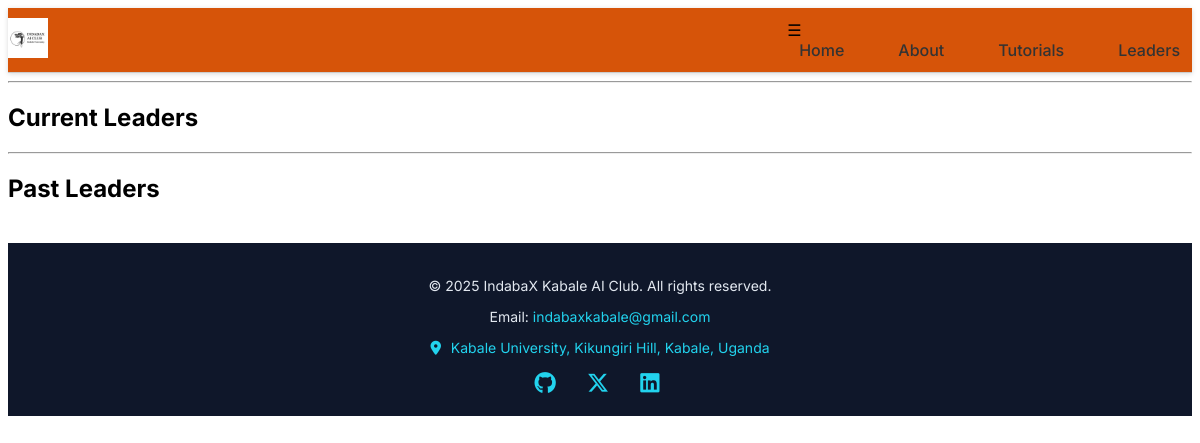
The page /communities/indabax/leaders/ on the database as committed earlier.
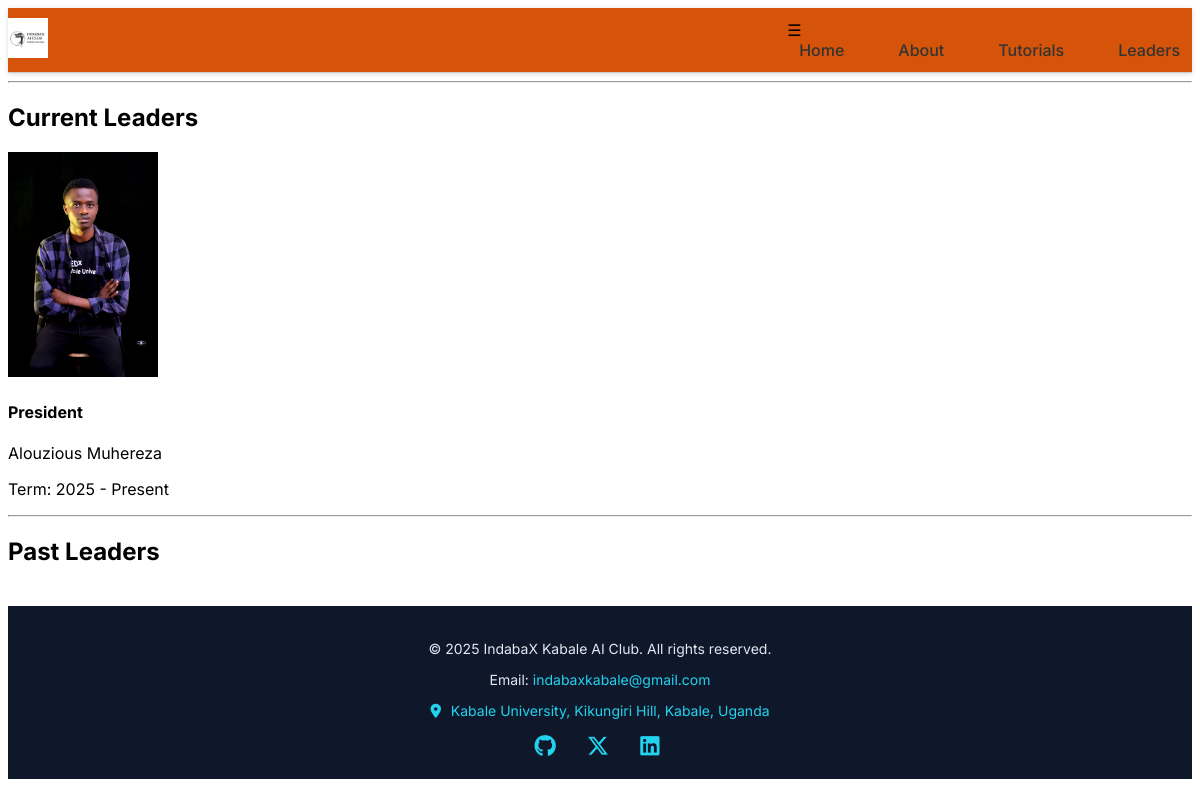
The same page on the database as committed later.
### indabax_app/models.py (models this page shows, shortened)
class Leader(models.Model):
    POSITION_CHOICES = [
        ('President', 'President'),
        ('Vice President', 'Vice President'),
        ('Technical Lead', 'Technical Lead'),
        ('Treasurer', 'Treasurer'),
        ('Secretary', 'Secretary'),
        ('Graphics Designer Lead', 'Graphics Designer Lead'),
        ('Social Media Manager', 'Social Media Manager'),
        ('Event Manger', 'Event Manager'),
        ('Mobilizer', 'Mobilizer'),
        ('Year One Representative', 'Year One Representative'),
        ('Year Two Representative', 'Year Two Representative'),
        ('Presidential Advisor', 'Presidential Advisor'),
    ]
    name = models.CharField(max_length=100)
    position = models.CharField(max_length=50, choices=POSITION_CHOICES)
    photo = models.ImageField(upload_to='leaders/')
    term_start = models.DateField()
    term_end = models.DateField(null=True, blank=True)

### indabax_app/views.py (the view)
# urls.py: path('leaders/', LeadersPageView.as_view(), name='leaders'),
class LeadersPageView(TemplateView):
    template_name = "indabax_app/leaders.html"
    def get_context_data(self, **kwargs):
        context = super().get_context_data(**kwargs)
        today = date.today()
        context['current_leaders'] = Leader.objects.filter(term_end__isnull=True) | Leader.objects.filter(term_end__gte=today)
        context['past_leaders'] = Leader.objects.filter(term_end__lt=today)
        return context

### kuai_club/context_processors.py (called while the page is built)
def site_settings(request):
    settings = cache.get('site_settings')
    if not settings:
        settings = SiteSettings.objects.first()
        cache.set('site_settings', settings, 300)
    return {'site_settings': settings}

def about_pages_processor(request):
    about_pages = cache.get('about_pages')
    about_page = cache.get('about_page')
    if not about_pages:
        about_pages = Aboutus.objects.all()
        cache.set('about_pages', about_pages, 300)
    if not about_page:
        about_page = Aboutus.objects.first()
        cache.set('about_page', about_page, 300)
    return {
        'about_pages': about_pages,
        'about_page': about_page,
    }

def leader_processor(request):
    leaders_student = Leader.objects.filter(category='student').order_by('position')
    leaders_executive = Leader.objects.filter(category='executive').order_by('position')
    leaders_faculty = Leader.objects.filter(category='faculty').order_by('position')
    return {
        'leaders_student': leaders_student,
        'leaders_executive': leaders_executive,
        'leaders_faculty': leaders_faculty
    }

def news_processor(request):
    news = cache.get('news_items')
    if not news:
        news = News.objects.filter(is_published=True).order_by('-publish_date')
        cache.set('news_items', news, 300)  # Cache for 300 seconds = 5 minutes
    return {'news': news}

def events_processor(request):
    events = cache.get('events_list')
    if not events:
        events = Event.objects.filter(is_published=True).order_by('event_start')
        cache.set('events_list', events, 300)
    return {'events': events}

def research_processor(request):
    research = cache.get('research_links')
    if not research:
        research = Research.objects.all().order_by('title')
        cache.set('research_links', research, 300)
    return {'research': research}

def resource_processor(request):
    resources = cache.get('navbar_resources')
    if not resources:
        resources = Resource.objects.filter(is_active=True).order_by('title')
        cache.set('navbar_resources', resources, 300)
    return {'resources': resources}  # still using 'services' in template

def community_processor(request):
    community = cache.get('community_links')
    if not community:
        community = CommunityOutreach.objects.all().order_by('title')
        cache.set('community_links', community, 300)
    return {'community': community}

### indabax_app/templates/indabax_app/leaders.html (shortened to what this page needs)
{% extends "indabax_app/base.html" %}
{% block content %}
<h2>Current Leaders</h2>
<div class="leaders">
  {% for leader in current_leaders %}
    <div class="leader-card">
      <img src="{{ leader.photo.url }}" alt="{{ leader.name }}" width="150">
      <h4>{{ leader.position }}</h4>
      <p>{{ leader.name }}</p>
      <p>Term: {{ leader.term_start|date:"Y" }} - Present</p>
    </div>
  {% endfor %}
</div>
<hr>
<h2>Past Leaders</h2>
{% endblock %}

### indabax_app/templates/indabax_app/base.html (shortened to what this page needs)
{% load static %}
<!DOCTYPE html>
<html lang="en">
<head>
  <link rel="stylesheet" href="https://cdnjs.cloudflare.com/ajax/libs/font-awesome/6.5.0/css/all.min.css">
  <link rel="stylesheet" href="{% static 'core/css/slider.css' %}">
</head>
<body>
<header class="navbar">
  <div class="nav-container">
    <div class="logo">
      <a href="{% url 'indabax_app:home' %}">
        <img src="{% static 'core/images/logo.png' %}" alt="IndabaX Logo">
      </a>
    </div>
    <nav class="nav">
      <div class="hamburger" onclick="toggleMenu()">☰</div>
      <ul class="nav-links" id="navLinks">
        <li><a href="{% url 'indabax_app:home' %}" class="{% if request.path == '/' %}active{% endif %}">Home</a></li>
        <li><a href="{% url 'indabax_app:about' %}" class="{% if request.path == '/about/' %}active{% endif %}">About</a></li>
        <li><a href="{% url 'indabax_app:tutorials' %}" class="{% if request.path == '/tutorials/' %}active{% endif %}">Tutorials</a></li>
        <li><a href="{% url 'indabax_app:leaders' %}" class="{% if request.path == '/leaders/' %}active{% endif %}">Leaders</a></li>
      </ul>
    </nav>
  </div>
</header>
<hr>
{% block content %}{% endblock %}
<footer class="footer">
  <div class="footer-content">
    <p>&copy; {% now "Y" %} IndabaX Kabale AI Club. All rights reserved.</p>
    <p>Email:
      <a href="mailto:indabaxkabale@gmail.com">indabaxkabale@gmail.com</a>
    </p>
    <p>
      <i class="fa-solid fa-location-dot"></i>
      <a href="https://maps.app.goo.gl/oYS4H6jdTXxcNnY26" target="_blank">
        Kabale University, Kikungiri Hill, Kabale, Uganda
      </a>
    </p>
    <div class="social-links">
      <a href="https://github.com/indabaXug" target="_blank" aria-label="GitHub">
        <i class="fa-brands fa-github"></i>
      </a>
      <a href="https://twitter.com/indabaX_ug" target="_blank" aria-label="Twitter">
        <i class="fa-brands fa-x-twitter"></i>
      </a>
      <a href="https://linkedin.com" target="_blank" aria-label="LinkedIn">
        <i class="fa-brands fa-linkedin"></i>
      </a>
    </div>
  </div>
</footer>
</body>
</html>

### indabax_app/static/core/css/slider.css (style rules this page uses)
body { font-family: 'Inter', sans-serif; }
.navbar { background-color: #d65409; padding: 10px 0; border-bottom: 1px solid #ccc; position: sticky; top: 0; z-index: 999; box-shadow: 0 1px 5px rgba(0, 0, 0, 0.15); }
.nav-links { display: flex; justify-content: center; list-style-type: none; margin: 0; padding: 0; gap: 30px; }
.nav-links li { display: inline-block; }
.nav-links a { text-decoration: none; font-weight: 500; font-size: 16px; color: #333; padding: 6px 12px; border-radius: 5px; transition: all 0.3s ease; }
.nav-container { display: flex; justify-content: space-between; align-items: center; flex-wrap: wrap; }
.logo img { height: 40px; max-width: 120px; object-fit: contain; }
.footer { background-color: #0f172a; color: #e2e8f0; text-align: center; padding: 20px; margin-top: 40px; }
.footer-content a { color: #22d3ee; text-decoration: none; }
.social-links { margin-top: 10px; }
.social-links a { color: #22d3ee; margin: 0 8px; text-decoration: none; font-weight: bold; }
.social-links a { color: #22d3ee; margin: 0 12px; font-size: 24px; transition: color 0.3s ease; }
.footer { background-color: #0f172a; color: #e2e8f0; text-align: center; padding: 20px; margin-top: 40px; font-size: 14px; }
.footer-content i { margin-right: 6px; color: #22d3ee; }
.social-links a { color: #22d3ee; margin: 0 10px; font-size: 22px; transition: color 0.3s ease; }

Rows that differ between the two databases and show on the page:
added Leader: photo (picture), position "President", name "Alouzious Muhereza", term_start "2025"
